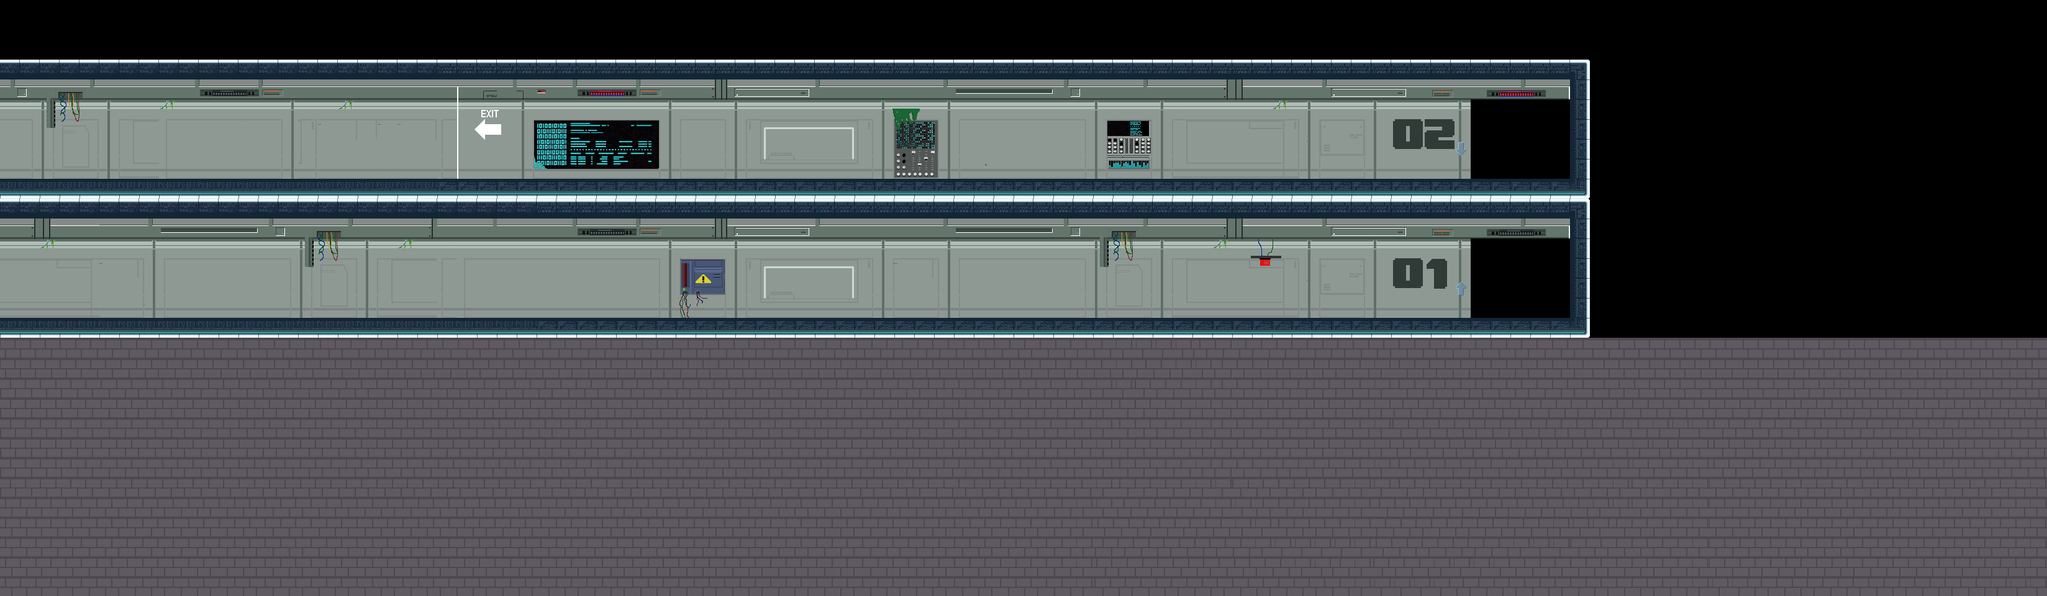

This game map was drawn from its Tiled (.tmx) file and the tilesets committed beside it. A one-line description and the trimmed map source follow:
An orthogonal 103x30 tile map with 32x32 px tiles, 11 tile layers (Suelo, Techo, Paredes, FondoPiso1, ...), 1 hidden layer not drawn, 8 tilesets and 59 objects (tile1_1, tile1_2, tile1_3, tile1_4, tile1_5, ...).

<map version="1.10" tiledversion="1.11.0" orientation="orthogonal" renderorder="right-down" width="103" height="30" tilewidth="32" tileheight="32" infinite="0" nextlayerid="41" nextobjectid="144">
 <tileset firstgid="1" source="CABLEADO.tsx" />
 <tileset firstgid="82" source="piso1b.tsx" />
 <tileset firstgid="362" source="piso2b.tsx" />
 <tileset firstgid="622" source="filtrito.tsx" />
 <tileset firstgid="631" source="fondooo.tsx" />
 <tileset firstgid="1831" source="pisoo.tsx" />
 <tileset firstgid="2011" source="fff.tsx" />
 <tileset firstgid="3313" source="elevador1.tsx" />
 <layer id="9" name="Suelo" width="103" height="30">
  <data>[3090 cells, 161 non-empty, 2 distinct tile ids]</data>
 </layer>
 <layer id="13" name="Techo" width="103" height="30">
  <data>[3090 cells, 158 non-empty, 2 distinct tile ids]</data>
 </layer>
 <layer id="14" name="Paredes" width="103" height="30">
  <data>[3090 cells, 15 non-empty, 4 distinct tile ids]</data>
 </layer>
 <layer id="15" name="FondoPiso1" width="103" height="30">
  <data>[3090 cells, 480 non-empty, 265 distinct tile ids]</data>
 </layer>
 <layer id="21" name="FondoPiso2" width="103" height="30">
  <data>[3090 cells, 245 non-empty, 245 distinct tile ids]</data>
 </layer>
 <layer id="17" name="AscensorPiso1" width="103" height="30">
  <data>[3090 cells, 0 non-empty, 0 distinct tile ids]</data>
 </layer>
 <objectgroup id="39" name="Ascensor1">
  <object id="103" name="tile1_1" gid="3328" x="2368" y="512" width="32" height="32">
   <properties>
    <property name="tipo" value="elevador1" />
   </properties>
  </object>
  <object id="104" name="tile1_2" gid="3329" x="2400" y="512" width="32" height="32">
   <properties>
    <property name="tipo" value="elevador1" />
   </properties>
  </object>
  <object id="105" name="tile1_3" gid="3330" x="2432" y="512" width="32" height="32">
   <properties>
    <property name="tipo" value="elevador1" />
   </properties>
  </object>
  <object id="106" name="tile1_4" gid="3331" x="2464" y="512" width="32" height="32">
   <properties>
    <property name="tipo" value="elevador1" />
   </properties>
  </object>
  <object id="107" name="tile1_5" gid="3332" x="2496" y="512" width="32" height="32">
   <properties>
    <property name="tipo" value="elevador1" />
   </properties>
  </object>
  <object id="108" name="tile2_1" gid="3323" x="2368" y="480" width="32" height="32">
   <properties>
    <property name="tipo" value="elevador1" />
   </properties>
  </object>
  <object id="109" name="tile2_2" gid="3324" x="2400" y="480" width="32" height="32">
   <properties>
    <property name="tipo" value="elevador1" />
   </properties>
  </object>
  <object id="110" name="tile2_3" gid="3325" x="2432" y="480" width="32" height="32">
   <properties>
    <property name="tipo" value="elevador1" />
   </properties>
  </object>
  <object id="111" name="tile2_4" gid="3326" x="2464" y="480" width="32" height="32">
   <properties>
    <property name="tipo" value="elevador1" />
   </properties>
  </object>
  <object id="112" name="tile2_5" gid="3327" x="2496" y="480" width="32" height="32">
   <properties>
    <property name="tipo" value="elevador1" />
   </properties>
  </object>
  <object id="113" name="tile3_1" gid="3318" x="2368" y="448" width="32" height="32">
   <properties>
    <property name="tipo" value="elevador1" />
   </properties>
  </object>
  <object id="114" name="tile3_2" gid="3319" x="2400" y="448" width="32" height="32">
   <properties>
    <property name="tipo" value="elevador1" />
   </properties>
  </object>
  <object id="115" name="tile3_3" gid="3320" x="2432" y="448" width="32" height="32">
   <properties>
    <property name="tipo" value="elevador1" />
   </properties>
  </object>
  <object id="116" name="tile3_4" gid="3321" x="2464" y="448" width="32" height="32">
   <properties>
    <property name="tipo" value="elevador1" />
   </properties>
  </object>
  <object id="117" name="tile3_5" gid="3322" x="2496" y="448" width="32" height="32">
   <properties>
    <property name="tipo" value="elevador1" />
   </properties>
  </object>
  <object id="118" name="tile4_1" gid="3313" x="2368" y="416" width="32" height="32">
   <properties>
    <property name="tipo" value="elevador1" />
   </properties>
  </object>
  <object id="119" name="tile4_2" gid="3314" x="2400" y="416" width="32" height="32">
   <properties>
    <property name="tipo" value="elevador1" />
   </properties>
  </object>
  <object id="120" name="tile4_3" gid="3315" x="2432" y="416" width="32" height="32">
   <properties>
    <property name="tipo" value="elevador1" />
   </properties>
  </object>
  <object id="121" name="tile4_4" gid="3316" x="2464" y="416" width="32" height="32">
   <properties>
    <property name="tipo" value="elevador1" />
   </properties>
  </object>
  <object id="122" name="tile4_5" gid="3317" x="2496" y="416" width="32" height="32">
   <properties>
    <property name="tipo" value="elevador1" />
   </properties>
  </object>
 </objectgroup>
 <objectgroup id="40" name="Ascensor2">
  <object id="123" gid="3328" x="2368" y="288" width="32" height="32" />
  <object id="124" gid="3329" x="2400" y="288" width="32" height="32" />
  <object id="125" gid="3330" x="2432" y="288" width="32" height="32" />
  <object id="126" gid="3331" x="2464" y="288" width="32" height="32" />
  <object id="127" gid="3332" x="2496" y="288" width="32" height="32" />
  <object id="128" gid="3327" x="2496" y="256" width="32" height="32" />
  <object id="129" gid="3326" x="2464" y="256" width="32" height="32" />
  <object id="130" gid="3325" x="2432" y="256" width="32" height="32" />
  <object id="131" gid="3324" x="2400" y="256" width="32" height="32" />
  <object id="132" gid="3323" x="2368" y="256" width="32" height="32" />
  <object id="133" gid="3318" x="2368" y="224" width="32" height="32" />
  <object id="134" gid="3319" x="2400" y="224" width="32" height="32" />
  <object id="135" gid="3320" x="2432" y="224" width="32" height="32" />
  <object id="136" gid="3321" x="2464" y="224" width="32" height="32" />
  <object id="137" gid="3322" x="2496" y="224" width="32" height="32" />
  <object id="139" gid="3317" x="2496" y="192" width="32" height="32" />
  <object id="140" gid="3316" x="2464" y="192" width="32" height="32" />
  <object id="141" gid="3315" x="2432" y="192" width="32" height="32" />
  <object id="142" gid="3313" x="2368" y="192" width="32" height="32" />
  <object id="143" gid="3314" x="2400" y="192" width="32" height="32" />
 </objectgroup>
 <layer id="35" name="AscensorPiso2" width="103" height="30">
  <data>[3090 cells, 0 non-empty, 0 distinct tile ids]</data>
 </layer>
 <layer id="33" name="piso" width="103" height="30">
  <data>[3090 cells, 1343 non-empty, 61 distinct tile ids]</data>
 </layer>
 <layer id="37" name="ParedDetener" width="103" height="30">
  <data>[3090 cells, 10 non-empty, 5 distinct tile ids]</data>
 </layer>
 <layer id="36" name="capaVerificarGano" width="103" height="30">
  <data>[3090 cells, 15 non-empty, 15 distinct tile ids]</data>
 </layer>
 <objectgroup id="6" name="Estructuras" />
 <objectgroup id="7" name="Objetos">
  <object id="60" name="15" gid="38" x="844.25" y="190.75" width="32" height="32" />
  <object id="62" name="14" gid="23" x="1700.5" y="228" width="32" height="32" />
  <object id="63" name="13" gid="23" x="1472.5" y="452" width="32" height="32" />
  <object id="64" name="12" gid="7" x="970.333" y="445" width="32" height="32" />
  </objectgroup>
 <layer id="38" name="Extra" width="103" height="30">
  <data>[3090 cells, 8 non-empty, 3 distinct tile ids]</data>
 </layer>
 <objectgroup id="8" name="ObjetosMovibles" />
 <objectgroup id="26" name="filtooo">
  <!-- 4 objects omitted --></objectgroup>
 <layer id="34" name="fondoo" width="103" height="30" visible="0">
  <data>[3090 cells, 660 non-empty, 660 distinct tile ids]</data>
 </layer>
</map>
<!-- 15 of 59 objects omitted -->
